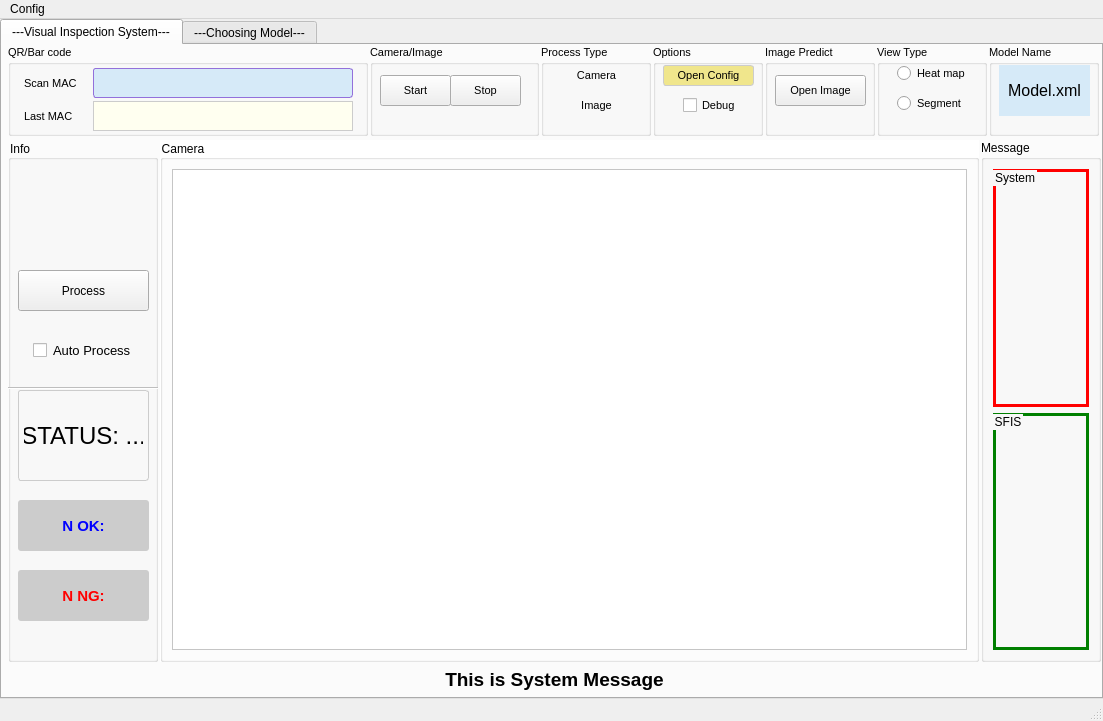
<?xml version="1.0" encoding="UTF-8"?>
<ui version="4.0">
 <class>MainWindow</class>
 <widget class="QMainWindow" name="MainWindow">
  <property name="geometry">
   <rect>
    <x>0</x>
    <y>0</y>
    <width>1103</width>
    <height>721</height>
   </rect>
  </property>
  <property name="sizePolicy">
   <sizepolicy hsizetype="Expanding" vsizetype="Expanding">
    <horstretch>0</horstretch>
    <verstretch>0</verstretch>
   </sizepolicy>
  </property>
  <property name="windowTitle">
   <string>MainWindow</string>
  </property>
  <widget class="QWidget" name="centralwidget">
   <layout class="QGridLayout" name="gridLayout">
    <property name="leftMargin">
     <number>0</number>
    </property>
    <property name="topMargin">
     <number>0</number>
    </property>
    <property name="rightMargin">
     <number>0</number>
    </property>
    <property name="bottomMargin">
     <number>0</number>
    </property>
    <property name="spacing">
     <number>2</number>
    </property>
    <item row="0" column="0">
     <widget class="QTabWidget" name="tabWidget">
      <property name="currentIndex">
       <number>0</number>
      </property>
      <widget class="QWidget" name="tab_1">
       <attribute name="title">
        <string>---Visual Inspection System---</string>
       </attribute>
       <layout class="QVBoxLayout" name="verticalLayout_2" stretch="4,22,0">
        <property name="spacing">
         <number>0</number>
        </property>
        <property name="leftMargin">
         <number>6</number>
        </property>
        <property name="topMargin">
         <number>0</number>
        </property>
        <property name="rightMargin">
         <number>0</number>
        </property>
        <property name="bottomMargin">
         <number>0</number>
        </property>
        <item>
         <widget class="QWidget" name="widget" native="true">
          <property name="maximumSize">
           <size>
            <width>16777215</width>
            <height>100</height>
           </size>
          </property>
          <widget class="QWidget" name="horizontalLayoutWidget_2">
           <property name="geometry">
            <rect>
             <x>0</x>
             <y>0</y>
             <width>1091</width>
             <height>91</height>
            </rect>
           </property>
           <layout class="QHBoxLayout" name="horizontalLayout_2" stretch="0,0,0,0,0,0,0">
            <property name="spacing">
             <number>2</number>
            </property>
            <property name="bottomMargin">
             <number>0</number>
            </property>
            <item>
             <widget class="QGroupBox" name="groupBox_5">
              <property name="minimumSize">
               <size>
                <width>360</width>
                <height>80</height>
               </size>
              </property>
              <property name="maximumSize">
               <size>
                <width>16777215</width>
                <height>100</height>
               </size>
              </property>
              <property name="font">
               <font>
                <pointsize>8</pointsize>
               </font>
              </property>
              <property name="title">
               <string>QR/Bar code</string>
              </property>
              <widget class="QWidget" name="verticalLayoutWidget">
               <property name="geometry">
                <rect>
                 <x>10</x>
                 <y>20</y>
                 <width>341</width>
                 <height>70</height>
                </rect>
               </property>
               <layout class="QVBoxLayout" name="verticalLayout" stretch="1,1">
                <property name="spacing">
                 <number>2</number>
                </property>
                <property name="sizeConstraint">
                 <enum>QLayout::SizeConstraint::SetDefaultConstraint</enum>
                </property>
                <property name="leftMargin">
                 <number>6</number>
                </property>
                <property name="topMargin">
                 <number>2</number>
                </property>
                <property name="rightMargin">
                 <number>6</number>
                </property>
                <property name="bottomMargin">
                 <number>2</number>
                </property>
                <item>
                 <layout class="QHBoxLayout" name="horizontalLayout_5">
                  <item>
                   <widget class="QLabel" name="label_5">
                    <property name="maximumSize">
                     <size>
                      <width>16777215</width>
                      <height>30</height>
                     </size>
                    </property>
                    <property name="font">
                     <font>
                      <pointsize>8</pointsize>
                     </font>
                    </property>
                    <property name="text">
                     <string>Scan MAC</string>
                    </property>
                   </widget>
                  </item>
                  <item>
                   <widget class="QLineEdit" name="ui_mac_input">
                    <property name="maximumSize">
                     <size>
                      <width>260</width>
                      <height>30</height>
                     </size>
                    </property>
                    <property name="font">
                     <font>
                      <pointsize>14</pointsize>
                      <bold>false</bold>
                      <kerning>false</kerning>
                     </font>
                    </property>
                    <property name="styleSheet">
                     <string notr="true">background-color: #D6EAF8;   /* Tím đậm (Indigo) */
    color: red;                /* Chữ trắng */        /* Chữ đậm */
    border: 1px solid #9370DB;  /* Viền tím sáng (Medium Purple) */
    border-radius: 3px;</string>
                    </property>
                    <property name="alignment">
                     <set>Qt::AlignmentFlag::AlignCenter</set>
                    </property>
                    <property name="dragEnabled">
                     <bool>true</bool>
                    </property>
                    <property name="placeholderText">
                     <string/>
                    </property>
                    <property name="clearButtonEnabled">
                     <bool>false</bool>
                    </property>
                   </widget>
                  </item>
                 </layout>
                </item>
                <item>
                 <layout class="QHBoxLayout" name="horizontalLayout_4">
                  <item>
                   <widget class="QLabel" name="label_7">
                    <property name="maximumSize">
                     <size>
                      <width>16777215</width>
                      <height>30</height>
                     </size>
                    </property>
                    <property name="font">
                     <font>
                      <pointsize>8</pointsize>
                     </font>
                    </property>
                    <property name="text">
                     <string>Last MAC</string>
                    </property>
                   </widget>
                  </item>
                  <item>
                   <widget class="QLineEdit" name="ui_last_mac_input">
                    <property name="enabled">
                     <bool>false</bool>
                    </property>
                    <property name="maximumSize">
                     <size>
                      <width>260</width>
                      <height>30</height>
                     </size>
                    </property>
                    <property name="font">
                     <font>
                      <pointsize>16</pointsize>
                     </font>
                    </property>
                    <property name="styleSheet">
                     <string notr="true">background-color: #FFFFF0;
border: 1px solid #ccc</string>
                    </property>
                    <property name="text">
                     <string/>
                    </property>
                    <property name="alignment">
                     <set>Qt::AlignmentFlag::AlignCenter</set>
                    </property>
                    <property name="placeholderText">
                     <string/>
                    </property>
                    <property name="clearButtonEnabled">
                     <bool>false</bool>
                    </property>
                   </widget>
                  </item>
                 </layout>
                </item>
               </layout>
              </widget>
             </widget>
            </item>
            <item>
             <widget class="QGroupBox" name="groupBox_4">
              <property name="minimumSize">
               <size>
                <width>160</width>
                <height>80</height>
               </size>
              </property>
              <property name="maximumSize">
               <size>
                <width>16777215</width>
                <height>100</height>
               </size>
              </property>
              <property name="font">
               <font>
                <pointsize>8</pointsize>
               </font>
              </property>
              <property name="cursor">
               <cursorShape>SizeVerCursor</cursorShape>
              </property>
              <property name="title">
               <string>Camera/Image</string>
              </property>
              <widget class="QPushButton" name="ui_start_camera_btn">
               <property name="geometry">
                <rect>
                 <x>10</x>
                 <y>30</y>
                 <width>71</width>
                 <height>31</height>
                </rect>
               </property>
               <property name="font">
                <font>
                 <pointsize>8</pointsize>
                 <bold>false</bold>
                </font>
               </property>
               <property name="cursor">
                <cursorShape>PointingHandCursor</cursorShape>
               </property>
               <property name="styleSheet">
                <string notr="true"/>
               </property>
               <property name="text">
                <string>Start</string>
               </property>
               <property name="iconSize">
                <size>
                 <width>18</width>
                 <height>18</height>
                </size>
               </property>
              </widget>
              <widget class="QPushButton" name="ui_stop_camera_btn">
               <property name="geometry">
                <rect>
                 <x>80</x>
                 <y>30</y>
                 <width>71</width>
                 <height>31</height>
                </rect>
               </property>
               <property name="font">
                <font>
                 <pointsize>8</pointsize>
                 <bold>false</bold>
                </font>
               </property>
               <property name="cursor">
                <cursorShape>PointingHandCursor</cursorShape>
               </property>
               <property name="styleSheet">
                <string notr="true"/>
               </property>
               <property name="text">
                <string>Stop</string>
               </property>
               <property name="iconSize">
                <size>
                 <width>27</width>
                 <height>27</height>
                </size>
               </property>
              </widget>
             </widget>
            </item>
            <item>
             <widget class="QGroupBox" name="groupBox_7">
              <property name="minimumSize">
               <size>
                <width>110</width>
                <height>80</height>
               </size>
              </property>
              <property name="maximumSize">
               <size>
                <width>110</width>
                <height>100</height>
               </size>
              </property>
              <property name="font">
               <font>
                <pointsize>8</pointsize>
               </font>
              </property>
              <property name="layoutDirection">
               <enum>Qt::LayoutDirection::LeftToRight</enum>
              </property>
              <property name="title">
               <string>Process Type</string>
              </property>
              <widget class="QLabel" name="ui_proces_type_camera_label">
               <property name="geometry">
                <rect>
                 <x>10</x>
                 <y>20</y>
                 <width>91</width>
                 <height>21</height>
                </rect>
               </property>
               <property name="styleSheet">
                <string notr="true"/>
               </property>
               <property name="text">
                <string>Camera</string>
               </property>
               <property name="alignment">
                <set>Qt::AlignmentFlag::AlignCenter</set>
               </property>
              </widget>
              <widget class="QLabel" name="ui_process_type_image_label">
               <property name="geometry">
                <rect>
                 <x>10</x>
                 <y>50</y>
                 <width>91</width>
                 <height>21</height>
                </rect>
               </property>
               <property name="styleSheet">
                <string notr="true"/>
               </property>
               <property name="text">
                <string>Image</string>
               </property>
               <property name="alignment">
                <set>Qt::AlignmentFlag::AlignCenter</set>
               </property>
              </widget>
             </widget>
            </item>
            <item>
             <widget class="QGroupBox" name="groupBox_2">
              <property name="minimumSize">
               <size>
                <width>110</width>
                <height>80</height>
               </size>
              </property>
              <property name="maximumSize">
               <size>
                <width>110</width>
                <height>100</height>
               </size>
              </property>
              <property name="font">
               <font>
                <pointsize>8</pointsize>
               </font>
              </property>
              <property name="layoutDirection">
               <enum>Qt::LayoutDirection::LeftToRight</enum>
              </property>
              <property name="title">
               <string>Options</string>
              </property>
              <widget class="QPushButton" name="ui_open_config_file_btn">
               <property name="geometry">
                <rect>
                 <x>10</x>
                 <y>20</y>
                 <width>91</width>
                 <height>21</height>
                </rect>
               </property>
               <property name="font">
                <font>
                 <pointsize>8</pointsize>
                 <bold>false</bold>
                </font>
               </property>
               <property name="cursor">
                <cursorShape>PointingHandCursor</cursorShape>
               </property>
               <property name="styleSheet">
                <string notr="true">background-color: #F0E68C;
border-radius: 3px;
border: 1px solid #ccc;
</string>
               </property>
               <property name="text">
                <string>Open Config</string>
               </property>
              </widget>
              <widget class="QCheckBox" name="ui_debug_check_box">
               <property name="geometry">
                <rect>
                 <x>30</x>
                 <y>50</y>
                 <width>61</width>
                 <height>20</height>
                </rect>
               </property>
               <property name="text">
                <string>Debug</string>
               </property>
              </widget>
             </widget>
            </item>
            <item>
             <widget class="QGroupBox" name="groupBox_6">
              <property name="minimumSize">
               <size>
                <width>110</width>
                <height>80</height>
               </size>
              </property>
              <property name="maximumSize">
               <size>
                <width>110</width>
                <height>100</height>
               </size>
              </property>
              <property name="font">
               <font>
                <pointsize>8</pointsize>
               </font>
              </property>
              <property name="layoutDirection">
               <enum>Qt::LayoutDirection::LeftToRight</enum>
              </property>
              <property name="title">
               <string>Image Predict</string>
              </property>
              <widget class="QPushButton" name="ui_open_image_btn">
               <property name="geometry">
                <rect>
                 <x>10</x>
                 <y>30</y>
                 <width>91</width>
                 <height>31</height>
                </rect>
               </property>
               <property name="font">
                <font>
                 <pointsize>8</pointsize>
                </font>
               </property>
               <property name="cursor">
                <cursorShape>PointingHandCursor</cursorShape>
               </property>
               <property name="styleSheet">
                <string notr="true"/>
               </property>
               <property name="text">
                <string>Open Image</string>
               </property>
              </widget>
             </widget>
            </item>
            <item>
             <widget class="QGroupBox" name="groupBox">
              <property name="minimumSize">
               <size>
                <width>110</width>
                <height>80</height>
               </size>
              </property>
              <property name="maximumSize">
               <size>
                <width>110</width>
                <height>100</height>
               </size>
              </property>
              <property name="font">
               <font>
                <pointsize>8</pointsize>
               </font>
              </property>
              <property name="layoutDirection">
               <enum>Qt::LayoutDirection::LeftToRight</enum>
              </property>
              <property name="title">
               <string>View Type</string>
              </property>
              <widget class="QRadioButton" name="ui_heat_map_radio_btn">
               <property name="geometry">
                <rect>
                 <x>20</x>
                 <y>20</y>
                 <width>82</width>
                 <height>17</height>
                </rect>
               </property>
               <property name="text">
                <string>Heat map</string>
               </property>
               <property name="iconSize">
                <size>
                 <width>16</width>
                 <height>16</height>
                </size>
               </property>
              </widget>
              <widget class="QRadioButton" name="ui_segment_radio_btn">
               <property name="geometry">
                <rect>
                 <x>20</x>
                 <y>50</y>
                 <width>82</width>
                 <height>17</height>
                </rect>
               </property>
               <property name="text">
                <string>Segment</string>
               </property>
              </widget>
             </widget>
            </item>
            <item>
             <widget class="QGroupBox" name="groupBox_3">
              <property name="minimumSize">
               <size>
                <width>110</width>
                <height>80</height>
               </size>
              </property>
              <property name="maximumSize">
               <size>
                <width>110</width>
                <height>100</height>
               </size>
              </property>
              <property name="font">
               <font>
                <pointsize>8</pointsize>
               </font>
              </property>
              <property name="layoutDirection">
               <enum>Qt::LayoutDirection::LeftToRight</enum>
              </property>
              <property name="title">
               <string>Model Name</string>
              </property>
              <widget class="QLabel" name="ui_model_name_label">
               <property name="geometry">
                <rect>
                 <x>10</x>
                 <y>20</y>
                 <width>91</width>
                 <height>51</height>
                </rect>
               </property>
               <property name="font">
                <font>
                 <pointsize>12</pointsize>
                </font>
               </property>
               <property name="styleSheet">
                <string notr="true">background: #D6EAF8;
padding: 5px</string>
               </property>
               <property name="text">
                <string>Model.xml</string>
               </property>
               <property name="alignment">
                <set>Qt::AlignmentFlag::AlignCenter</set>
               </property>
              </widget>
             </widget>
            </item>
           </layout>
          </widget>
         </widget>
        </item>
        <item>
         <layout class="QHBoxLayout" name="horizontalLayout" stretch="0,0,0">
          <property name="spacing">
           <number>2</number>
          </property>
          <property name="sizeConstraint">
           <enum>QLayout::SizeConstraint::SetNoConstraint</enum>
          </property>
          <item>
           <widget class="QGroupBox" name="groupBox_10">
            <property name="minimumSize">
             <size>
              <width>150</width>
              <height>0</height>
             </size>
            </property>
            <property name="maximumSize">
             <size>
              <width>150</width>
              <height>16777215</height>
             </size>
            </property>
            <property name="styleSheet">
             <string notr="true">padding: 0 5px;

</string>
            </property>
            <property name="title">
             <string>Info</string>
            </property>
            <property name="alignment">
             <set>Qt::AlignmentFlag::AlignLeading|Qt::AlignmentFlag::AlignLeft|Qt::AlignmentFlag::AlignVCenter</set>
            </property>
            <property name="flat">
             <bool>false</bool>
            </property>
            <property name="checkable">
             <bool>false</bool>
            </property>
            <widget class="QLabel" name="ui_logo_info_label">
             <property name="geometry">
              <rect>
               <x>0</x>
               <y>20</y>
               <width>151</width>
               <height>81</height>
              </rect>
             </property>
             <property name="text">
              <string/>
             </property>
             <property name="pixmap">
              <pixmap>C:/Users/AKTF/.designer/assets/IVIS.png</pixmap>
             </property>
             <property name="scaledContents">
              <bool>true</bool>
             </property>
            </widget>
            <widget class="QPushButton" name="ui_process_btn">
             <property name="enabled">
              <bool>true</bool>
             </property>
             <property name="geometry">
              <rect>
               <x>10</x>
               <y>130</y>
               <width>131</width>
               <height>41</height>
              </rect>
             </property>
             <property name="font">
              <font/>
             </property>
             <property name="cursor">
              <cursorShape>PointingHandCursor</cursorShape>
             </property>
             <property name="styleSheet">
              <string notr="true"/>
             </property>
             <property name="text">
              <string>Process</string>
             </property>
            </widget>
            <widget class="QCheckBox" name="ui_auto_process_check_box">
             <property name="enabled">
              <bool>true</bool>
             </property>
             <property name="geometry">
              <rect>
               <x>20</x>
               <y>200</y>
               <width>111</width>
               <height>20</height>
              </rect>
             </property>
             <property name="font">
              <font>
               <pointsize>10</pointsize>
              </font>
             </property>
             <property name="mouseTracking">
              <bool>true</bool>
             </property>
             <property name="text">
              <string>Auto Process</string>
             </property>
             <property name="shortcut">
              <string notr="true"/>
             </property>
             <property name="checkable">
              <bool>true</bool>
             </property>
             <property name="autoRepeatDelay">
              <number>10</number>
             </property>
            </widget>
            <widget class="QLabel" name="ui_status_label">
             <property name="geometry">
              <rect>
               <x>10</x>
               <y>250</y>
               <width>131</width>
               <height>91</height>
              </rect>
             </property>
             <property name="font">
              <font>
               <pointsize>18</pointsize>
              </font>
             </property>
             <property name="layoutDirection">
              <enum>Qt::LayoutDirection::LeftToRight</enum>
             </property>
             <property name="styleSheet">
              <string notr="true">border: 1px solid #ccc;
border-radius: 3px;

</string>
             </property>
             <property name="text">
              <string>STATUS: ...</string>
             </property>
             <property name="alignment">
              <set>Qt::AlignmentFlag::AlignCenter</set>
             </property>
            </widget>
            <widget class="QLabel" name="ui_sum_ok_label">
             <property name="geometry">
              <rect>
               <x>10</x>
               <y>360</y>
               <width>131</width>
               <height>51</height>
              </rect>
             </property>
             <property name="font">
              <font>
               <pointsize>11</pointsize>
               <bold>true</bold>
              </font>
             </property>
             <property name="layoutDirection">
              <enum>Qt::LayoutDirection::LeftToRight</enum>
             </property>
             <property name="styleSheet">
              <string notr="true">background-color:#ccc;
border-radius: 3px;
color:blue;
font-weight:bold

</string>
             </property>
             <property name="text">
              <string>N OK:</string>
             </property>
             <property name="alignment">
              <set>Qt::AlignmentFlag::AlignCenter</set>
             </property>
            </widget>
            <widget class="QLabel" name="ui_sum_ng_label">
             <property name="geometry">
              <rect>
               <x>10</x>
               <y>430</y>
               <width>131</width>
               <height>51</height>
              </rect>
             </property>
             <property name="font">
              <font>
               <pointsize>11</pointsize>
               <bold>true</bold>
              </font>
             </property>
             <property name="layoutDirection">
              <enum>Qt::LayoutDirection::LeftToRight</enum>
             </property>
             <property name="styleSheet">
              <string notr="true">background-color:#ccc;
border-radius: 3px;
color:red;
font-weight:bold
</string>
             </property>
             <property name="text">
              <string>N NG:</string>
             </property>
             <property name="alignment">
              <set>Qt::AlignmentFlag::AlignCenter</set>
             </property>
            </widget>
            <widget class="Line" name="line">
             <property name="enabled">
              <bool>false</bool>
             </property>
             <property name="geometry">
              <rect>
               <x>0</x>
               <y>240</y>
               <width>151</width>
               <height>16</height>
              </rect>
             </property>
             <property name="orientation">
              <enum>Qt::Orientation::Horizontal</enum>
             </property>
            </widget>
           </widget>
          </item>
          <item>
           <widget class="QGroupBox" name="groupBox_9">
            <property name="styleSheet">
             <string notr="true">background-color:white;</string>
            </property>
            <property name="title">
             <string>Camera</string>
            </property>
            <layout class="QHBoxLayout" name="horizontalLayout_3">
             <item>
              <widget class="QGraphicsView" name="ui_label_display_video"/>
             </item>
            </layout>
           </widget>
          </item>
          <item>
           <widget class="QGroupBox" name="groupBox_8">
            <property name="minimumSize">
             <size>
              <width>120</width>
              <height>0</height>
             </size>
            </property>
            <property name="maximumSize">
             <size>
              <width>120</width>
              <height>16777215</height>
             </size>
            </property>
            <property name="title">
             <string>Message</string>
            </property>
            <layout class="QVBoxLayout" name="verticalLayout_3">
             <item>
              <widget class="QGroupBox" name="groupBox_11">
               <property name="styleSheet">
                <string notr="true">border: 3px solid red</string>
               </property>
               <property name="title">
                <string>System</string>
               </property>
              </widget>
             </item>
             <item>
              <widget class="QGroupBox" name="groupBox_12">
               <property name="styleSheet">
                <string notr="true">border: 3px solid green</string>
               </property>
               <property name="title">
                <string>SFIS</string>
               </property>
              </widget>
             </item>
            </layout>
           </widget>
          </item>
         </layout>
        </item>
        <item>
         <widget class="QLabel" name="ui_system_message_label">
          <property name="minimumSize">
           <size>
            <width>0</width>
            <height>35</height>
           </size>
          </property>
          <property name="font">
           <font>
            <pointsize>14</pointsize>
            <bold>true</bold>
           </font>
          </property>
          <property name="styleSheet">
           <string notr="true">border: 1px dot #ccc</string>
          </property>
          <property name="text">
           <string>This is System Message</string>
          </property>
          <property name="alignment">
           <set>Qt::AlignmentFlag::AlignCenter</set>
          </property>
         </widget>
        </item>
       </layout>
      </widget>
      <widget class="QWidget" name="tab_2">
       <attribute name="title">
        <string>---Choosing Model---</string>
       </attribute>
      </widget>
     </widget>
    </item>
   </layout>
  </widget>
  <widget class="QMenuBar" name="menubar">
   <property name="geometry">
    <rect>
     <x>0</x>
     <y>0</y>
     <width>1103</width>
     <height>33</height>
    </rect>
   </property>
   <widget class="QMenu" name="menuParameters">
    <property name="title">
     <string>Config</string>
    </property>
    <addaction name="ui_save_all_config_btn"/>
   </widget>
   <addaction name="menuParameters"/>
  </widget>
  <widget class="QStatusBar" name="statusbar"/>
  <action name="ui_save_all_config_btn">
   <property name="checkable">
    <bool>false</bool>
   </property>
   <property name="text">
    <string>Save all config</string>
   </property>
  </action>
 </widget>
 <resources/>
 <connections/>
</ui>
